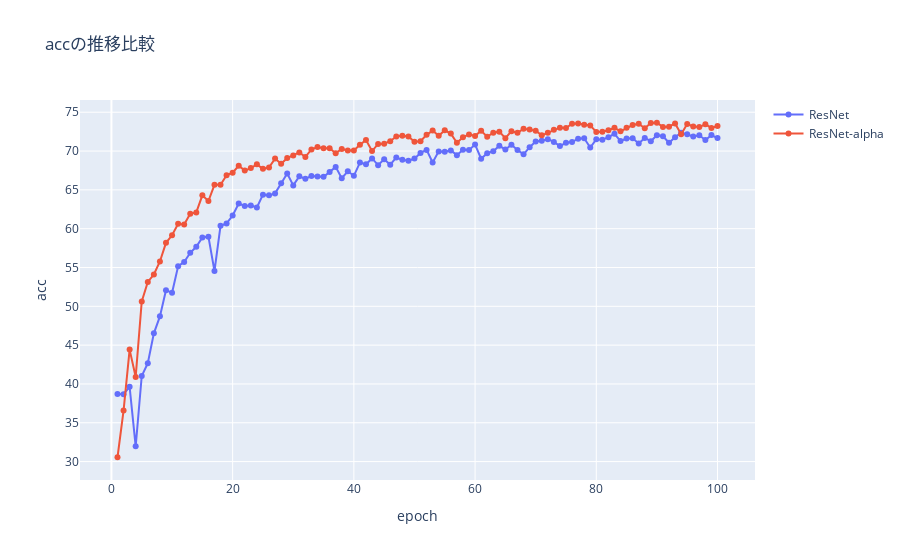

The code cell stored with this chart in its notebook:
### Code cell
fig = go.Figure()
fig.add_trace(
    go.Scatter(x = np.arange(1, len(df_res['acc'].values)+1), y = df_res['acc'], mode='lines+markers', name='ResNet')
)
fig.add_trace(
    go.Scatter(x = np.arange(1, len(df_res_a['acc'].values)+1), y = df_res_a['acc'], mode='lines+markers', name='ResNet-alpha')
)
fig.update_xaxes(title='epoch')
fig.update_yaxes(title='acc')
fig.update_layout(title="accの推移比較")
